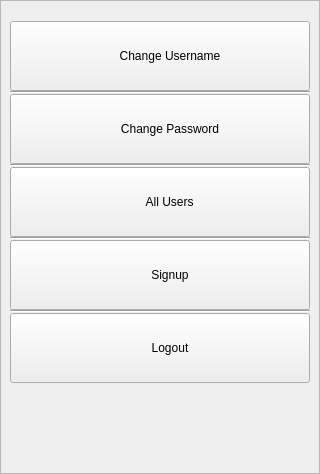
                    <widget class="QWidget" name="page_menu">
                     <layout class="QVBoxLayout" name="verticalLayout_9">
                      <property name="spacing">
                       <number>0</number>
                      </property>
                      <property name="leftMargin">
                       <number>0</number>
                      </property>
                      <property name="topMargin">
                       <number>0</number>
                      </property>
                      <property name="rightMargin">
                       <number>0</number>
                      </property>
                      <property name="bottomMargin">
                       <number>0</number>
                      </property>
                      <item>
                       <widget class="QFrame" name="menu_frame">
                        <property name="styleSheet">
                         <string notr="true">PpagesFrameStyle</string>
                        </property>
                        <property name="frameShape">
                         <enum>QFrame::StyledPanel</enum>
                        </property>
                        <property name="frameShadow">
                         <enum>QFrame::Raised</enum>
                        </property>
                        <layout class="QVBoxLayout" name="verticalLayout_12">
                         <property name="spacing">
                          <number>0</number>
                         </property>
                         <property name="leftMargin">
                          <number>9</number>
                         </property>
                         <property name="topMargin">
                          <number>20</number>
                         </property>
                         <property name="bottomMargin">
                          <number>50</number>
                         </property>
                         <item>
                          <widget class="QPushButton" name="show_change_username_btn">
                           <property name="sizePolicy">
                            <sizepolicy hsizetype="Minimum" vsizetype="Preferred">
                             <horstretch>0</horstretch>
                             <verstretch>0</verstretch>
                            </sizepolicy>
                           </property>
                           <property name="minimumSize">
                            <size>
                             <width>0</width>
                             <height>70</height>
                            </size>
                           </property>
                           <property name="maximumSize">
                            <size>
                             <width>16777215</width>
                             <height>70</height>
                            </size>
                           </property>
                           <property name="cursor">
                            <cursorShape>PointingHandCursor</cursorShape>
                           </property>
                           <property name="styleSheet">
                            <string notr="true">PmenuPushButtonsStyle</string>
                           </property>
                           <property name="text">
                            <string>      Change Username</string>
                           </property>
                           <property name="icon">
                            <iconset resource="resources/resource.qrc">
                             <normaloff>:/resources/Icons/username.png</normaloff>:/resources/Icons/username.png</iconset>
                           </property>
                           <property name="iconSize">
                            <size>
                             <width>26</width>
                             <height>26</height>
                            </size>
                           </property>
                          </widget>
                         </item>
                         <item alignment="Qt::AlignHCenter">
                          <widget class="Line" name="change_username_line">
                           <property name="minimumSize">
                            <size>
                             <width>300</width>
                             <height>0</height>
                            </size>
                           </property>
                           <property name="maximumSize">
                            <size>
                             <width>300</width>
                             <height>16777215</height>
                            </size>
                           </property>
                           <property name="styleSheet">
                            <string notr="true">PlineStyle</string>
                           </property>
                           <property name="orientation">
                            <enum>Qt::Horizontal</enum>
                           </property>
                          </widget>
                         </item>
                         <item>
                          <widget class="QPushButton" name="show_change_password_btn">
                           <property name="sizePolicy">
                            <sizepolicy hsizetype="Minimum" vsizetype="Preferred">
                             <horstretch>0</horstretch>
                             <verstretch>0</verstretch>
                            </sizepolicy>
                           </property>
                           <property name="minimumSize">
                            <size>
                             <width>0</width>
                             <height>70</height>
                            </size>
                           </property>
                           <property name="maximumSize">
                            <size>
                             <width>16777215</width>
                             <height>70</height>
                            </size>
                           </property>
                           <property name="cursor">
                            <cursorShape>PointingHandCursor</cursorShape>
                           </property>
                           <property name="styleSheet">
                            <string notr="true">PmenuPushButtonsStyle</string>
                           </property>
                           <property name="text">
                            <string>      Change Password</string>
                           </property>
                           <property name="icon">
                            <iconset resource="resources/resource.qrc">
                             <normaloff>:/resources/Icons/password.png</normaloff>:/resources/Icons/password.png</iconset>
                           </property>
                           <property name="iconSize">
                            <size>
                             <width>26</width>
                             <height>26</height>
                            </size>
                           </property>
                          </widget>
                         </item>
                         <item alignment="Qt::AlignHCenter">
                          <widget class="Line" name="change_password_line">
                           <property name="minimumSize">
                            <size>
                             <width>300</width>
                             <height>0</height>
                            </size>
                           </property>
                           <property name="maximumSize">
                            <size>
                             <width>300</width>
                             <height>16777215</height>
                            </size>
                           </property>
                           <property name="styleSheet">
                            <string notr="true">PlineStyle</string>
                           </property>
                           <property name="orientation">
                            <enum>Qt::Horizontal</enum>
                           </property>
                          </widget>
                         </item>
                         <item>
                          <widget class="QPushButton" name="show_all_users_btn">
                           <property name="sizePolicy">
                            <sizepolicy hsizetype="Minimum" vsizetype="Preferred">
                             <horstretch>0</horstretch>
                             <verstretch>0</verstretch>
                            </sizepolicy>
                           </property>
                           <property name="minimumSize">
                            <size>
                             <width>0</width>
                             <height>70</height>
                            </size>
                           </property>
                           <property name="maximumSize">
                            <size>
                             <width>16777215</width>
                             <height>70</height>
                            </size>
                           </property>
                           <property name="cursor">
                            <cursorShape>PointingHandCursor</cursorShape>
                           </property>
                           <property name="styleSheet">
                            <string notr="true">PmenuPushButtonsStyle</string>
                           </property>
                           <property name="text">
                            <string>      All Users</string>
                           </property>
                           <property name="icon">
                            <iconset resource="resources/resource.qrc">
                             <normaloff>:/resources/Icons/users.png</normaloff>:/resources/Icons/users.png</iconset>
                           </property>
                           <property name="iconSize">
                            <size>
                             <width>40</width>
                             <height>40</height>
                            </size>
                           </property>
                          </widget>
                         </item>
                         <item alignment="Qt::AlignHCenter">
                          <widget class="Line" name="all_users_line">
                           <property name="minimumSize">
                            <size>
                             <width>300</width>
                             <height>0</height>
                            </size>
                           </property>
                           <property name="maximumSize">
                            <size>
                             <width>300</width>
                             <height>16777215</height>
                            </size>
                           </property>
                           <property name="styleSheet">
                            <string notr="true">PlineStyle</string>
                           </property>
                           <property name="orientation">
                            <enum>Qt::Horizontal</enum>
                           </property>
                          </widget>
                         </item>
                         <item>
                          <widget class="QPushButton" name="show_signup_btn">
                           <property name="sizePolicy">
                            <sizepolicy hsizetype="Minimum" vsizetype="Preferred">
                             <horstretch>0</horstretch>
                             <verstretch>0</verstretch>
                            </sizepolicy>
                           </property>
                           <property name="minimumSize">
                            <size>
                             <width>0</width>
                             <height>70</height>
                            </size>
                           </property>
                           <property name="maximumSize">
                            <size>
                             <width>16777215</width>
                             <height>70</height>
                            </size>
                           </property>
                           <property name="cursor">
                            <cursorShape>PointingHandCursor</cursorShape>
                           </property>
                           <property name="styleSheet">
                            <string notr="true">PmenuPushButtonsStyle</string>
                           </property>
                           <property name="text">
                            <string>      Signup</string>
                           </property>
                           <property name="icon">
                            <iconset resource="resources/resource.qrc">
                             <normaloff>:/resources/Icons/add_user.png</normaloff>:/resources/Icons/add_user.png</iconset>
                           </property>
                           <property name="iconSize">
                            <size>
                             <width>34</width>
                             <height>34</height>
                            </size>
                           </property>
                          </widget>
                         </item>
                         <item alignment="Qt::AlignHCenter">
                          <widget class="Line" name="signup_line">
                           <property name="minimumSize">
                            <size>
                             <width>300</width>
                             <height>0</height>
                            </size>
                           </property>
                           <property name="maximumSize">
                            <size>
                             <width>300</width>
                             <height>16777215</height>
                            </size>
                           </property>
                           <property name="styleSheet">
                            <string notr="true">PlineStyle</string>
                           </property>
                           <property name="orientation">
                            <enum>Qt::Horizontal</enum>
                           </property>
                          </widget>
                         </item>
                         <item>
                          <widget class="QPushButton" name="show_logout_btn">
                           <property name="sizePolicy">
                            <sizepolicy hsizetype="Minimum" vsizetype="Preferred">
                             <horstretch>0</horstretch>
                             <verstretch>0</verstretch>
                            </sizepolicy>
                           </property>
                           <property name="minimumSize">
                            <size>
                             <width>0</width>
                             <height>70</height>
                            </size>
                           </property>
                           <property name="maximumSize">
                            <size>
                             <width>16777215</width>
                             <height>70</height>
                            </size>
                           </property>
                           <property name="cursor">
                            <cursorShape>PointingHandCursor</cursorShape>
                           </property>
                           <property name="styleSheet">
                            <string notr="true">PmenuPushButtonsStyle</string>
                           </property>
                           <property name="text">
                            <string>      Logout</string>
                           </property>
                           <property name="icon">
                            <iconset resource="resources/resource.qrc">
                             <normaloff>:/resources/Icons/logout.png</normaloff>:/resources/Icons/logout.png</iconset>
                           </property>
                           <property name="iconSize">
                            <size>
                             <width>34</width>
                             <height>34</height>
                            </size>
                           </property>
                          </widget>
                         </item>
                         <item>
                          <spacer name="verticalSpacer">
                           <property name="orientation">
                            <enum>Qt::Vertical</enum>
                           </property>
                           <property name="sizeHint" stdset="0">
                            <size>
                             <width>20</width>
                             <height>40</height>
                            </size>
                           </property>
                          </spacer>
                         </item>
                        </layout>
                       </widget>
                      </item>
                     </layout>
                    </widget>
